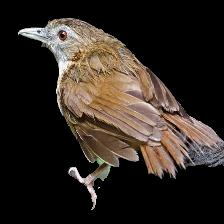
#> input picture Bird_dataset_OZ_1/ABBOTTS BABBLER/4.jpg, 224 x 224 px, found by its file name; its folder holds only this picture in this run
$ jupyter execute --allow-errors test_birds_data.ipynb
#> lines starting #> are read from the running program, lines starting #| are printed output that depends on the picture
[cell 1]
import pandas as pd
import matplotlib.pyplot as plt
import seaborn as sns
import os
import random
import numpy as np
import cv2

[cell 2]
# Đường dẫn mới tới thư mục dữ liệu
path_dataset = r"D:\HCSDLDPT\HCSDLDPT_birds_classification\Bird_dataset_OZ_1"
# Đặt biến 'dir' và 'datadir' bằng đường dẫn mới
dir = path_dataset
datadir = path_dataset

[cell 3]
Categories = []
# Duyệt qua danh sách các thư mục (lớp) trong datadir (đường dẫn đến dữ liệu hình ảnh), và thêm tên của mỗi thư mục vào danh sách Categories.
for cat in os.listdir(datadir):
    Categories.append(cat)
Categories

[cell 4]
bird_data = []
# img_size = (224, 224)
count=0
for cat in Categories:
    path = os.path.join(datadir, cat)
    class_num = Categories.index(cat)
    for img in os.listdir(path):
        img_array = cv2.imread(os.path.join(path, img), cv2.COLOR_BGR2RGB)
#> img_array is the input picture: shape (224, 224, 3); mean B, G, R 34.6, 40.8, 48.8
        # img_array = cv2.resize(img_array, img_size)
        bird_data.append([ class_num,img_array])
        print(count, end=" ")
        count=count+1

[cell 5]
X = []
y = []
for img, label in bird_data:
    y.append(img)
    X.append(label)
#> this loop made 3 passes
#> after the loop, X = 3 items; y = [0, 1, 2]
# print(X) ma trận
print(y)
#| [0, 1, 2]

[cell 6]
#save bird data npy.
np.save("bird_data.npy", np.array(bird_data, dtype=object))

[cell 7]
def rgb_to_hsv(pixel):
    r , g, b = pixel
    r , g ,b = b / 255.0, g / 255.0, r / 255.0

    v = max(r,g,b)
    delta = v - min(r,g,b)

    if delta == 0:
        h = 0
        s = 0
    else:
        s = delta / v
        if r == v:
            h = (g - b) / delta
        elif g == v:
            h = 2 + (b - r) / delta
        else:
            h = 4 + (r - g) / delta
        h = (h / 6) % 1.0

    return [int(h*180), int(s*255), int(v*255)]

def covert_image_rgb_to_hsv(img):
  hsv_image=[]
  for i in img:
    hsv_image2=[]
    for j in i:
      new_color=rgb_to_hsv(j)
      hsv_image2.append((new_color))
    hsv_image.append(hsv_image2)
  hsv_image=np.array(hsv_image)
  return hsv_image

def my_calcHist(image, channels, histSize, ranges):
    # Khởi tạo histogram với tất cả giá trị bằng 0
    hist = np.zeros(histSize, dtype=np.int64)
    # Lặp qua tất cả các pixel trong ảnh
    for i in range(image.shape[0]):
        for j in range(image.shape[1]):
            # Lấy giá trị của kênh màu được chỉ định
            bin_vals = [image[i, j, c] for c in channels]
            # Tính chỉ số của bin
            bin_idxs = [(bin_vals[c] - ranges[c][0]) * histSize[c] // (ranges[c][1] - ranges[c][0]) for c in range(len(channels))]
            # Tăng giá trị của bin tương ứng lên 1
            hist[tuple(bin_idxs)] += 1
    return hist

[cell 8]
from tqdm import tqdm
data_bird_RGB =[]
for i in range(len(bird_data)):
  # Đọc ảnh và chuyển đổi sang không gian màu HSV
  img = bird_data[i][1]
  bins = [8, 8,8]
  ranges = [[0, 256], [0, 256], [0, 256]]
  # img_hsv=covert_image_rgb_to_hsv(img)
  hist_my = my_calcHist(img, [0, 1, 2], bins, ranges)
  embedding_bird = hist_my.flatten()
  embedding_bird[0]=0
  data_bird_RGB.append([bird_data[i][0],embedding_bird])
  print(i,end=' ')
#> after the loop, data_bird_RGB = 3 items

[cell 9]
embedding_bird
#> Out = 512 values, max 2156 at index 229, min 0 at index 0, mean 23.17

[cell 10]
data_bird_RGB

[cell 11]
np.save("bird_RGB.npy", np.array(data_bird_RGB, dtype=object))

[cell 12]
data_bird_HSV=[]
for i in range(len(bird_data)) :
  # Đọc ảnh và chuyển đổi sang không gian màu HSV
  img = bird_data[i][1]
  bins = [8,12,3]
  ranges = [[0, 180], [0, 256], [0, 256]]
  img_hsv=covert_image_rgb_to_hsv(img)
  hist_my = my_calcHist(img_hsv, [0, 1, 2], bins, ranges)
  # print(hist_my.shape)
  embedding = hist_my.flatten()
  embedding[0]=0
  data_bird_HSV.append([bird_data[i][0],embedding])
  print(i,end=' ')
#> this loop made 3 passes
#> (bins, ranges) on pass 1: ([8, 12, 3], [[0, 180], [0, 256], [0, 256]])
#| 0
#| 1
#| 2
#> pass 1, in covert_image_rgb_to_hsv, `hsv_image=np.array(hsv_image)`:
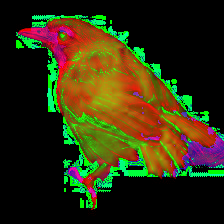
#> hsv_image: shape (224, 224, 3) int64; mean of channels 0, 1, 2 14.4, 46.7, 49.1; drawn as B, G, R
#> pass 2, in covert_image_rgb_to_hsv (call 2), `hsv_image=np.array(hsv_image)`:
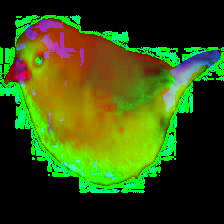
#> hsv_image: shape (224, 224, 3) int64; mean of channels 0, 1, 2 15.2, 79.5, 53; drawn as B, G, R
#> pass 3, in covert_image_rgb_to_hsv (call 3), `hsv_image=np.array(hsv_image)`:
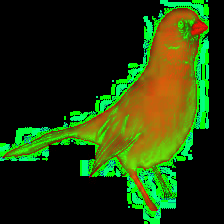
#> hsv_image: shape (224, 224, 3) int64; mean of channels 0, 1, 2 10.5, 60.8, 34; drawn as B, G, R

[cell 13]
embedding
#> Out = 288 values, max 3115 at index 33, min 0 at index 0, mean 65.19

[cell 14]
data_bird_HSV

[cell 15]
np.save("bird_HSV.npy", np.array(data_bird_HSV, dtype=object))

[cell 16]
from skimage import exposure
from skimage import feature
import cv2
def convert_image_rgb_to_gray(img_rgb, resize="no"):
  h, w, _ = img_rgb.shape
  # Create a new grayscale image with the same height and width as the RGB image
  img_gray = np.zeros((h, w), dtype=np.uint32)

  # Convert each pixel from RGB to grayscale using the formula Y = 0.299R + 0.587G + 0.114B
  for i in range(h):
      for j in range(w):
          r, g, b = img_rgb[i, j]
          gray_value = int(0.299*r + 0.587*g + 0.114*b)
          img_gray[i, j] = gray_value
  # print(gray_image.shape())
  if resize!="no":
     img_gray = cv2.resize(src=img_gray, dsize=(224, 224))
  return np.array(img_gray)
def hog_feature(gray_img):# default gray_image
  # 1. Khai báo các tham số
  (hog_feats, hogImage) = feature.hog(gray_img, orientations=9, pixels_per_cell=(8 , 8),
    cells_per_block=(2,2), transform_sqrt=True, block_norm="L2",
    visualize=True)
  return hog_feats

[cell 17]
data_bird_HOG=[]
for i in range(len(bird_data)) :
  # Đọc ảnh và chuyển đổi sang không gian màu HSV

  # img_hsv=covert_image_rgb_to_hsv(img)
  # hist_my = my_calcHist(img_hsv, [0, 1, 2], bins, ranges)
  # print(hist_my.shape)
  img_gray=convert_image_rgb_to_gray(bird_data[i][1])
  embedding = hog_feature(img_gray)
  embedding = embedding.flatten()
  # embedding[0]=0
  data_bird_HOG.append([bird_data[i][0],embedding])
  print(i,end=' ')
#> this loop made 3 passes
#| 0
#| 1
#| 2
#> pass 1, `img_gray=convert_image_rgb_to_gray(bird_data[i][1])`:
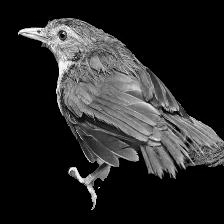
#> img_gray: shape (224, 224) uint32; min 0, max 255, mean 39.7
#> pass 1, in hog_feature, `(hog_feats, hogImage) = feature.hog(gray_img, orientations=9, pixels_p..`:
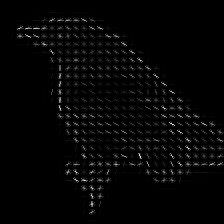
#> hogImage: shape (224, 224) float64; min 0, max 5.51, mean 0.115; drawn with min black and max white
#> pass 2, `img_gray=convert_image_rgb_to_gray(bird_data[i][1])`:
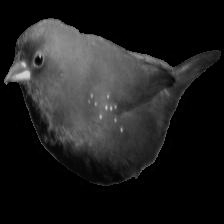
#> img_gray: shape (224, 224) uint32; min 0, max 213, mean 30.8
#> pass 2, in hog_feature (call 2), `(hog_feats, hogImage) = feature.hog(gray_img, orientations=9, pixels_p..`:
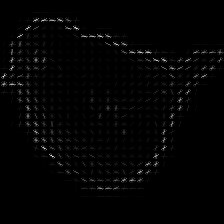
#> hogImage: shape (224, 224) float64; min 0, max 3.78, mean 0.0545; drawn with min black and max white
#> after the loop:
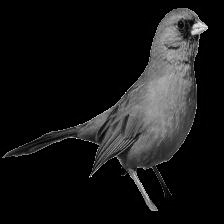
#> img_gray: shape (224, 224) uint32; min 0, max 252, mean 24.2
